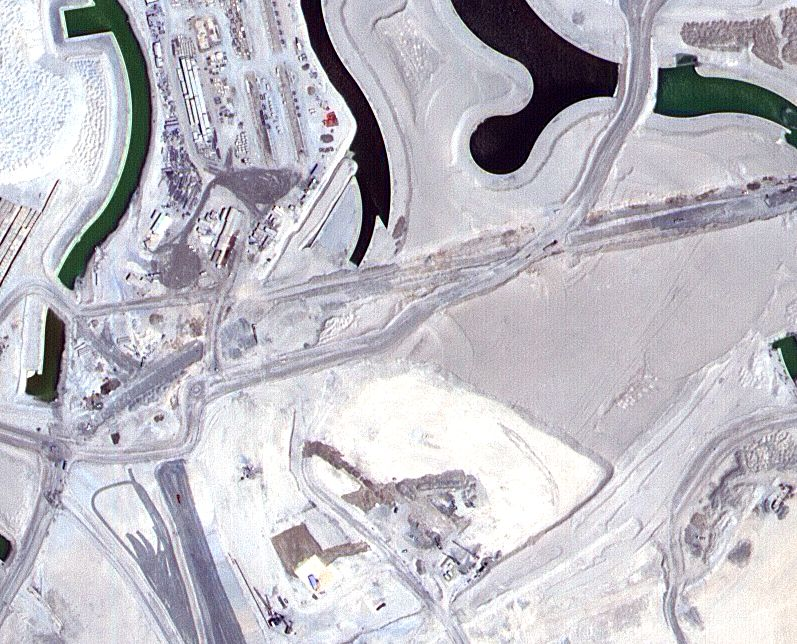
#> input picture data/Tile 1/images/image_part_001.jpg, 797 x 644 px
$ python -i segmentation.py   (imports and definitions only)
#> lines starting #> are read from the running program, lines starting #| are printed output that depends on the picture; after the words box and inside, x2 and y2 are one past the last pixel; in counts of white or black regions, pixels touching at a corner belong together

import os
from random import shuffle

import matplotlib.pyplot as plt
import imageio
from skimage.future import graph
from skimage.color import rgb2gray, label2rgb
from skimage.filters import threshold_otsu, difference_of_gaussians
from skimage.segmentation import slic


# To generate dataset.py
# [28 lines left out: function get_images, not called in this run]

def apply_threshold(image):
    '''
    Function that applies the threshold to a given image
    Args:
        image (np.ndarray) : The image to apply the threshold to
    Returns:
        binary (np.ndarray) : The binarized image based on the threshold
        log (np.ndarray) : The difference of gaussians of the grayscale image
    '''

    grayscale = rgb2gray(image)
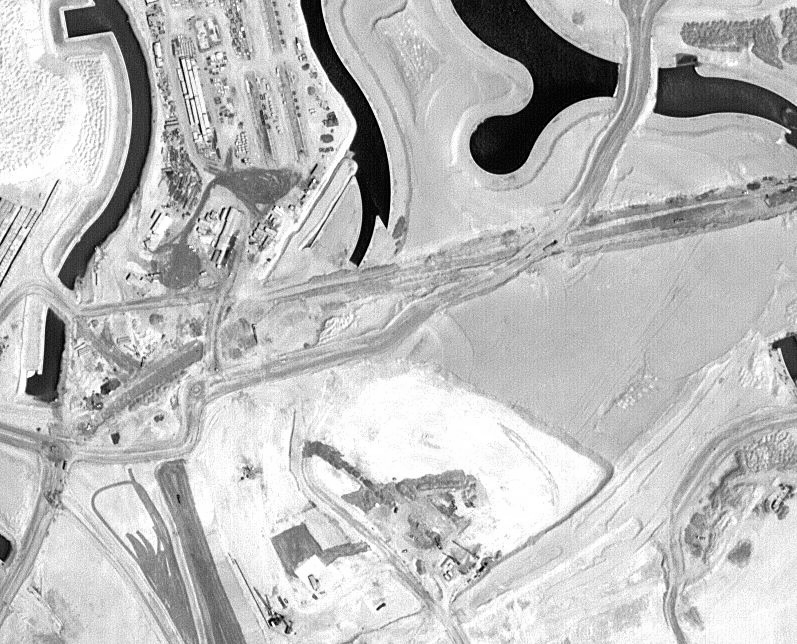
#> grayscale: shape (644, 797) float64; min 0, max 1, mean 0.741
    thresh = threshold_otsu(grayscale)
#> thresh = 0.564
    binary = grayscale > thresh
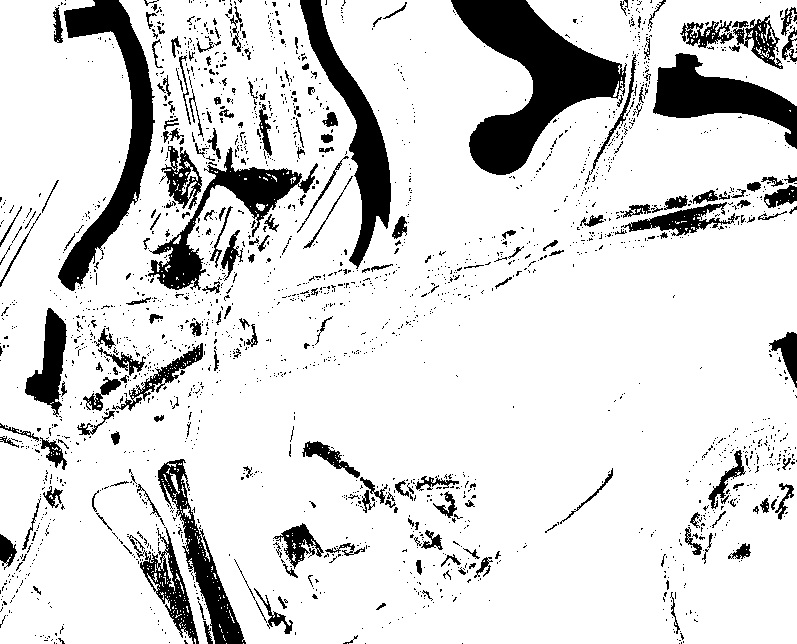
#> binary: shape (644, 797) bool; 85.4% white; 2208 black regions (1986 under 20 px), largest, box (x1, y1, x2, y2) and area: (451, 0, 627, 175) 12739, (58, 0, 155, 291) 7771, (300, 0, 391, 269) 6280
    log = difference_of_gaussians(grayscale, 5)
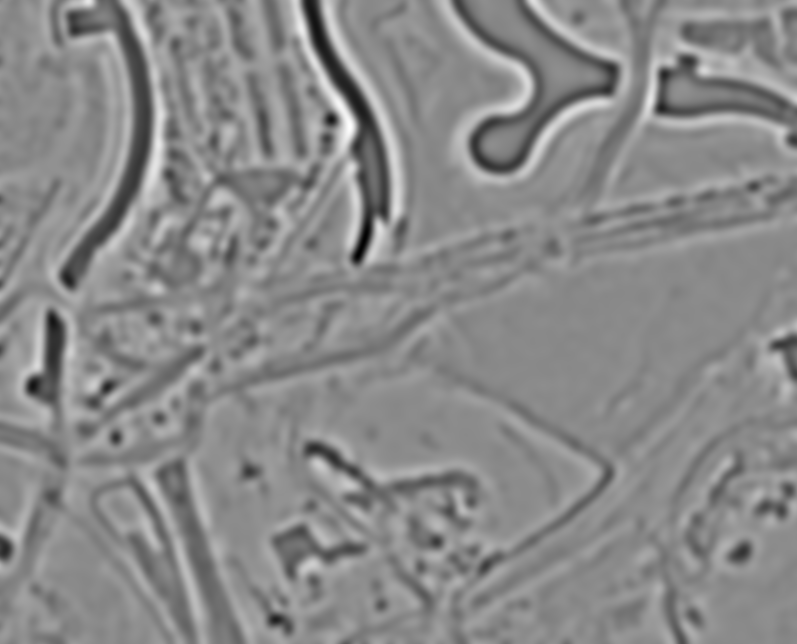
#> log: shape (644, 797) float64; min -0.169, max 0.143, mean 5.77e-05; drawn with min black and max white

    return binary, log


def apply_clustering(image):
    ''''
    Function that applies clustering to the image
    Args:
        image (np.ndarray) : The image in which the clustering will be applied
    Returns:
        labels1, labels2 (np.ndarray): Image mask
    '''
    labels1 = slic(image, compactness=30, n_segments=100, start_label=1)
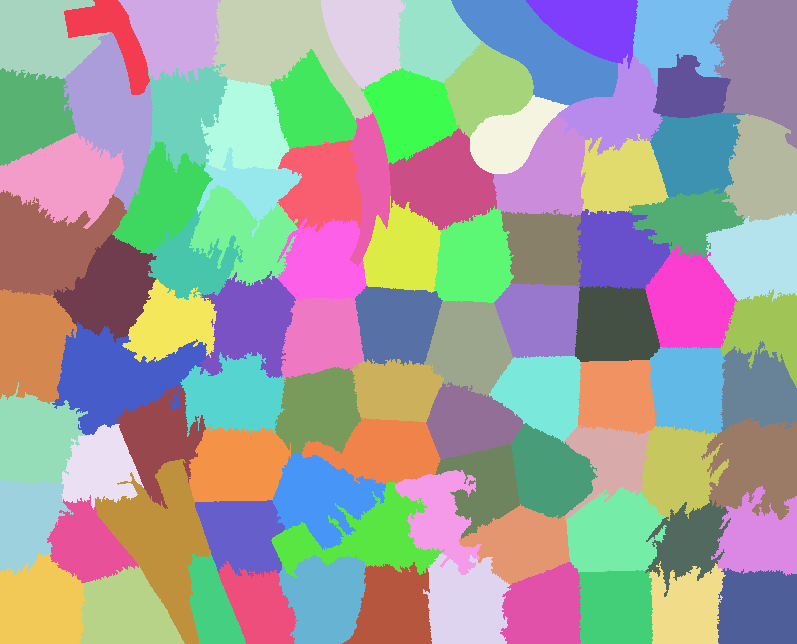
#> labels1: shape (644, 797) int64; 92 distinct labels, from 1 to 92; one colour per label, 0 black
    g = graph.rag_mean_color(image, labels1)
    labels2 = graph.cut_threshold(labels1, g, 29)
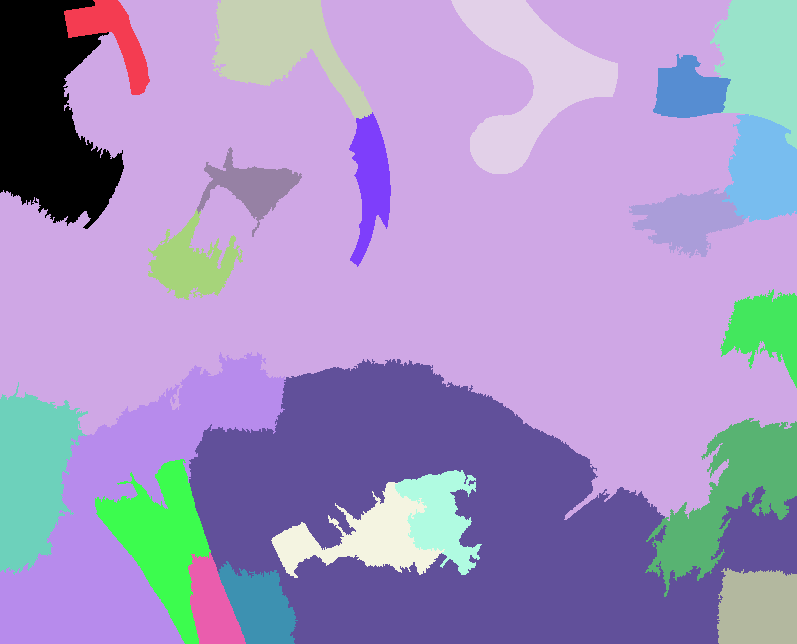
#> labels2: shape (644, 797) int64; 23 distinct labels, from 0 to 22; one colour per label, 0 black
    out2 = label2rgb(labels2, image, kind='avg', bg_label=0)
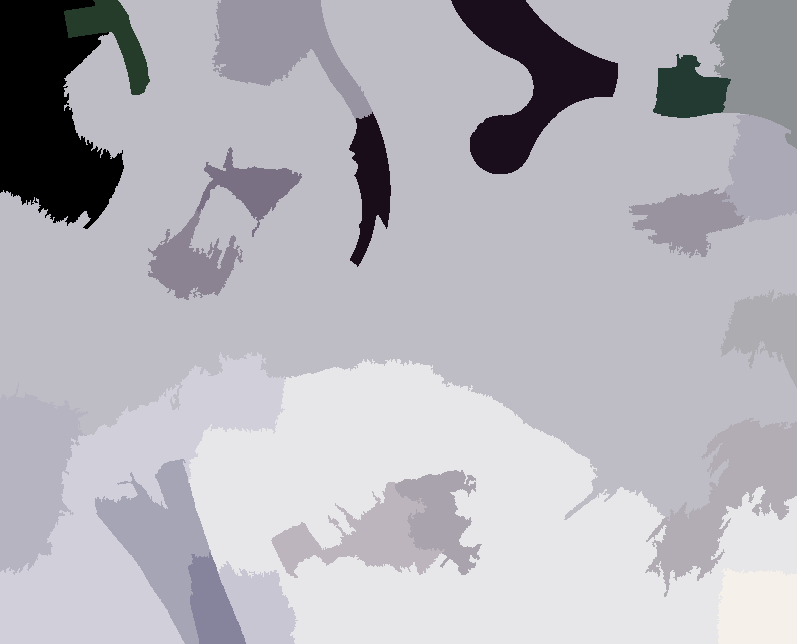
#> out2: shape (644, 797, 3); mean R, G, B 181.2, 179.2, 186.9
    return labels1, labels2


def apply_semantic_segmentation(image):
    ''''
    Function that applies all segmentations in a certain image
    Args:
        image (np.ndarray) : The image in which all segmentations will be applied
    Returns:
        otsu, k_means (np.ndarray) : Segmented images
        log (np.ndarray) : Difference of gaussian distributions
        normalized_cut (np.ndarray) : Image mask
    '''
    otsu, log = apply_threshold(image)

    k_means, normalized_cut = apply_clustering(image)

    return otsu, log, k_means, normalized_cut


# [56 lines left out: functions visualise_semantic, segment_images, main, not called in this run]

# [2 lines not run here, left out]

>>> import cv2
>>> picture = cv2.cvtColor(cv2.imread('data/Tile 1/images/image_part_001.jpg'), cv2.COLOR_BGR2RGB)
>>> result = apply_semantic_segmentation(picture)

$ run again, on data/Tile 1/images/image_part_005.jpg
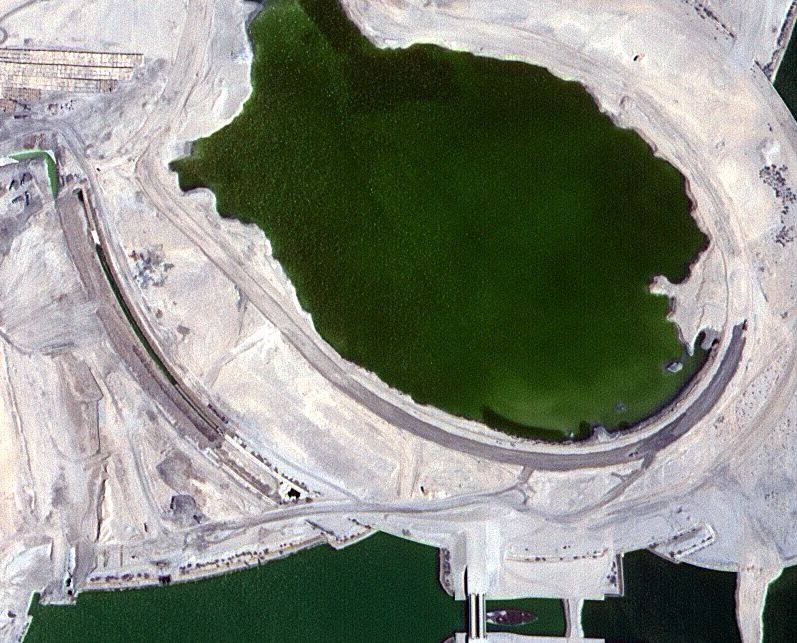
#> input picture data/Tile 1/images/image_part_005.jpg, 797 x 643 px
#> thresh = 0.483
#> in apply_threshold, `binary = grayscale > thresh`:
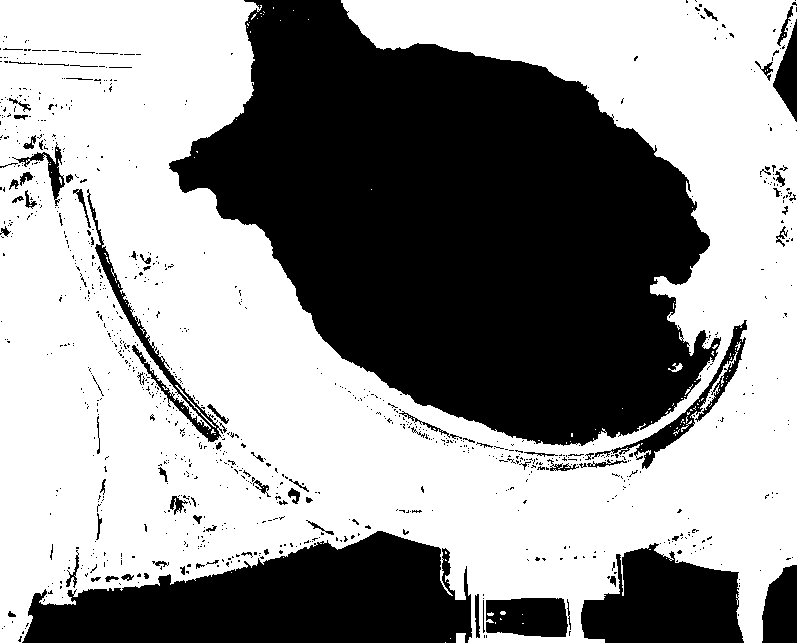
#> binary: shape (643, 797) bool; 58.4% white; 981 black regions (892 under 20 px), largest, box (x1, y1, x2, y2) and area: (169, 0, 721, 446) 149708, (22, 531, 472, 643) 32882, (581, 543, 744, 643) 11470
#> labels1: shape (643, 797) int64; 94 distinct labels, from 1 to 94
#> labels2: shape (643, 797) int64; 13 distinct labels, from 0 to 12
#> in apply_clustering, `out2 = label2rgb(labels2, image, kind='avg', bg_label=0)`:
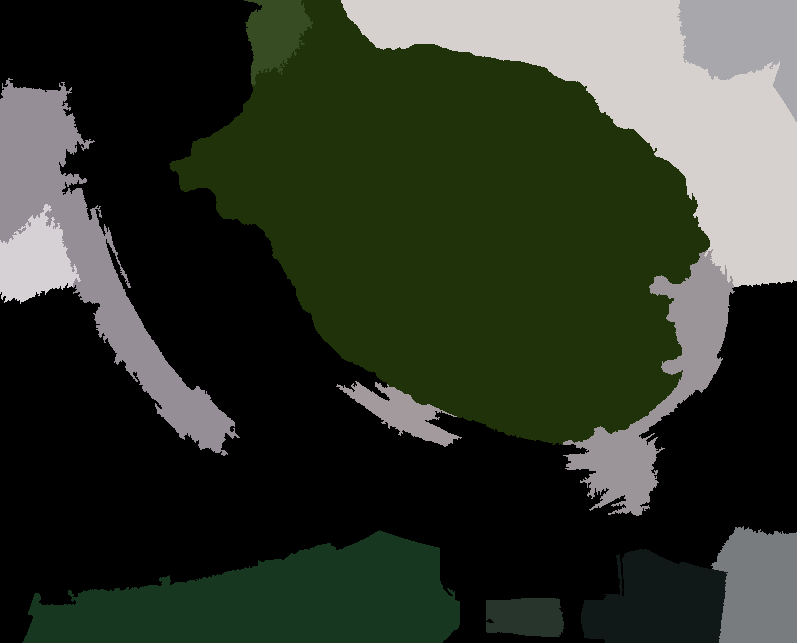
#> out2: shape (643, 797, 3); mean R, G, B 48.7, 55.3, 42.9

$ run again, on data/Tile 1/images/image_part_006.jpg
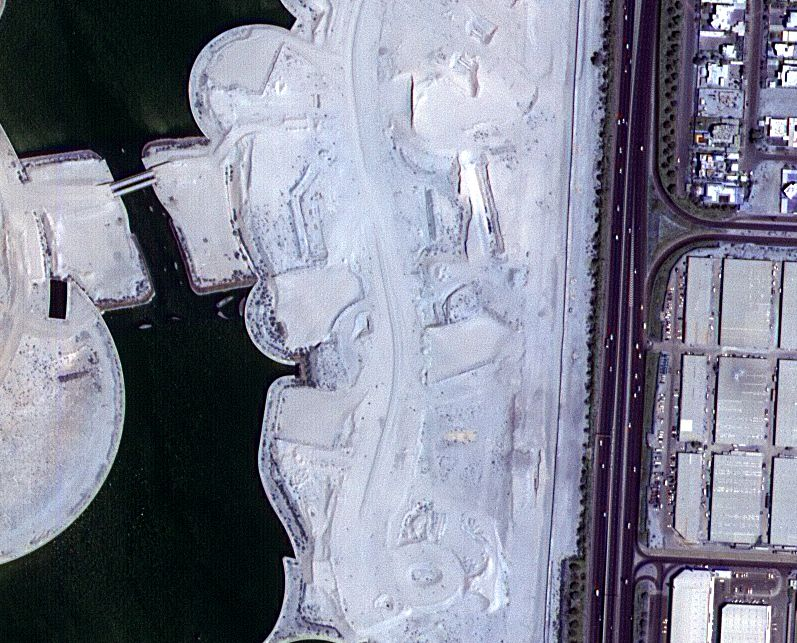
#> input picture data/Tile 1/images/image_part_006.jpg, 797 x 643 px
#> thresh = 0.432
#> in apply_threshold, `binary = grayscale > thresh`:
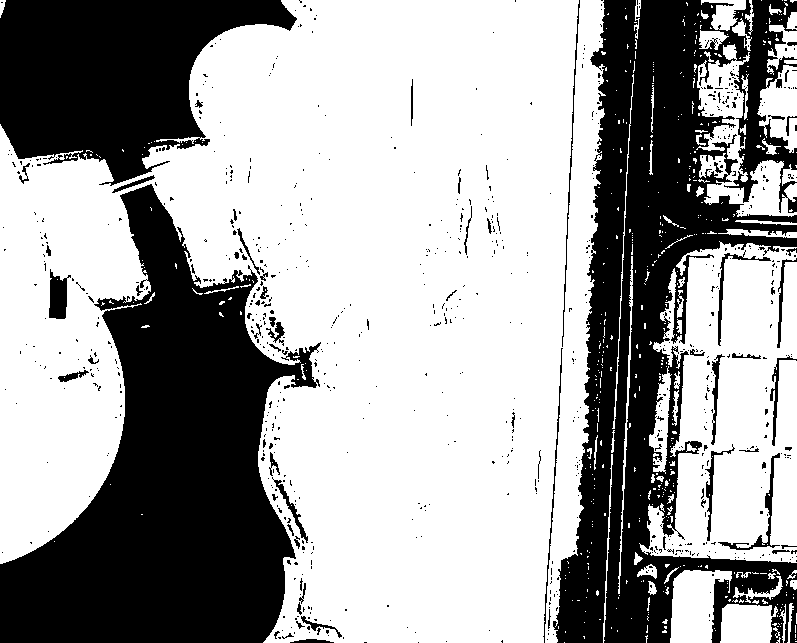
#> binary: shape (643, 797) bool; 63.1% white; 827 black regions (762 under 20 px), largest, box (x1, y1, x2, y2) and area: (553, 0, 797, 643) 73282, (0, 184, 321, 643) 72612, (0, 0, 297, 186) 33542
#> labels1: shape (643, 797) int64; 88 distinct labels, from 1 to 88
#> labels2: shape (643, 797) int64; 18 distinct labels, from 0 to 17
#> in apply_clustering, `out2 = label2rgb(labels2, image, kind='avg', bg_label=0)`:
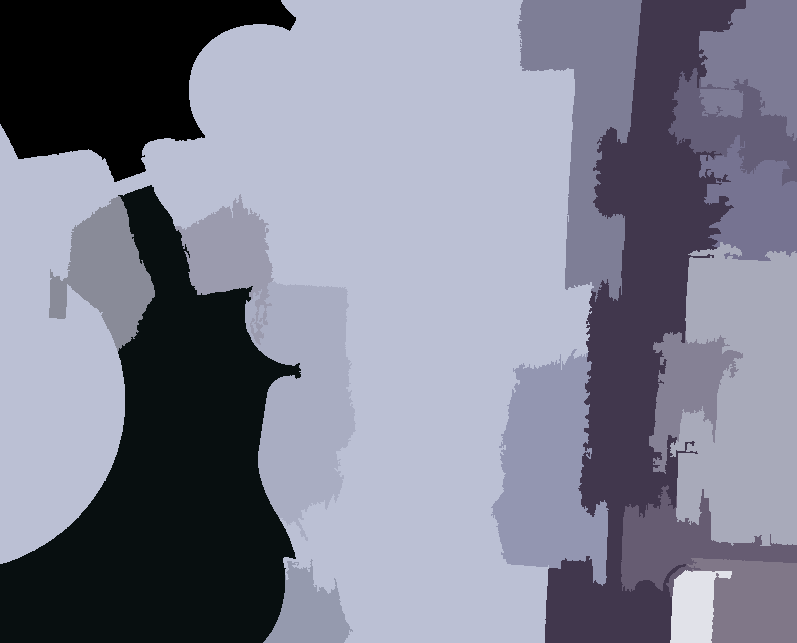
#> out2: shape (643, 797, 3); mean R, G, B 126.1, 128.1, 144.7

$ run again, on data/Tile 1/images/image_part_007.jpg
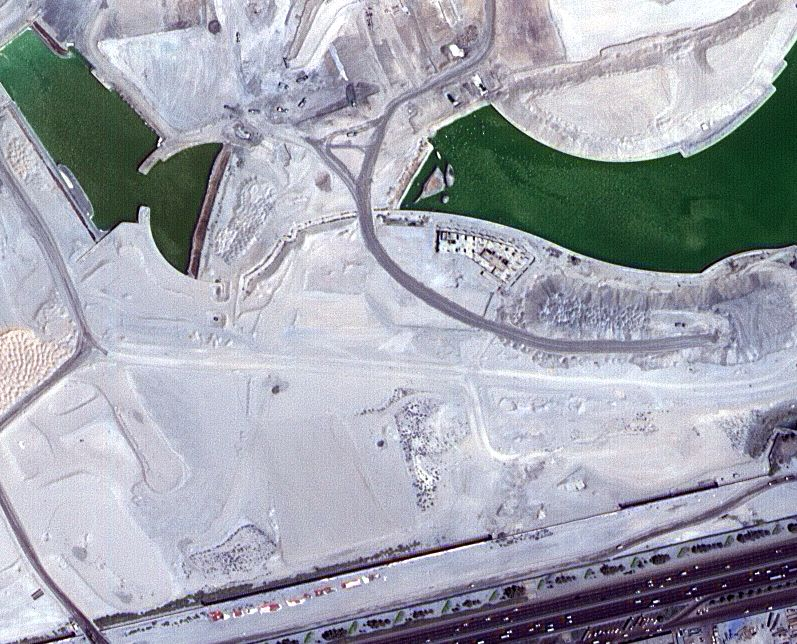
#> input picture data/Tile 1/images/image_part_007.jpg, 797 x 644 px
#> thresh = 0.521
#> in apply_threshold, `binary = grayscale > thresh`:
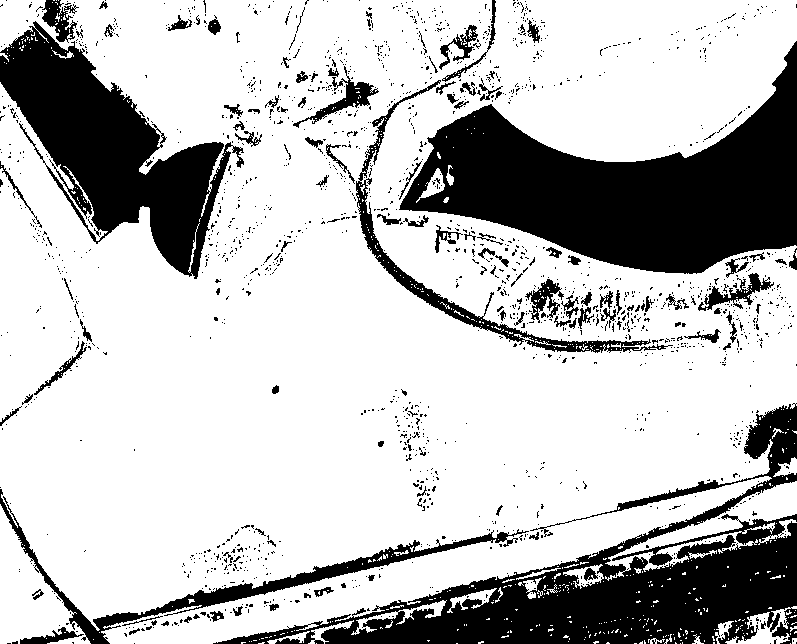
#> binary: shape (644, 797) bool; 74.7% white; 1736 black regions (1620 under 20 px), largest, box (x1, y1, x2, y2) and area: (399, 41, 797, 274) 42196, (213, 403, 797, 644) 36742, (0, 21, 244, 279) 24713
#> labels1: shape (644, 797) int64; 91 distinct labels, from 1 to 91
#> labels2: shape (644, 797) int64; 19 distinct labels, from 0 to 18
#> in apply_clustering, `out2 = label2rgb(labels2, image, kind='avg', bg_label=0)`:
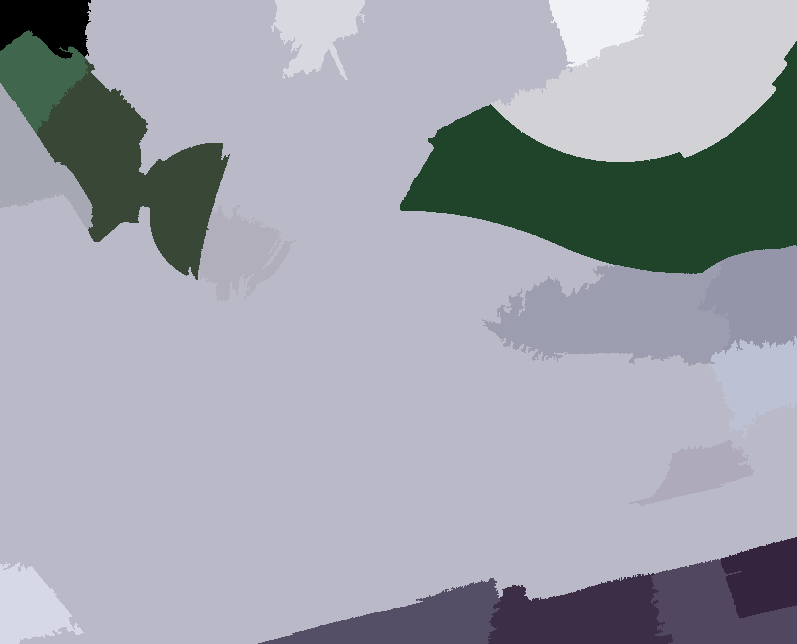
#> out2: shape (644, 797, 3); mean R, G, B 159.2, 162.5, 172.5
